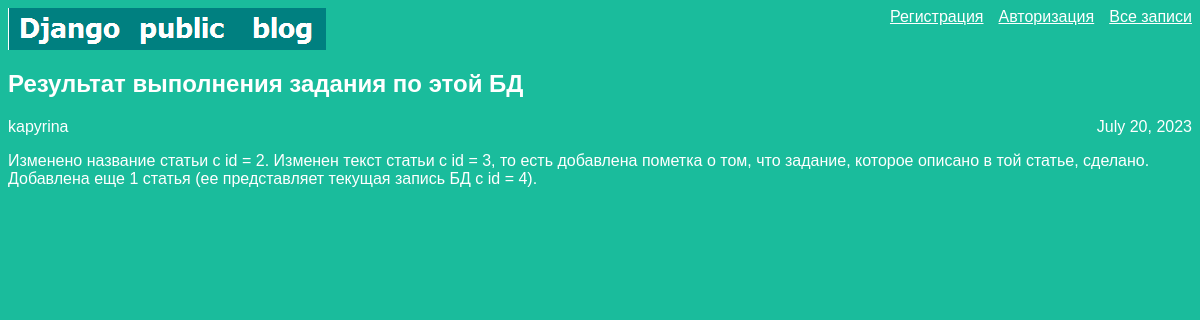
Screenshot of /article/4 with the database file from the repository.
### articles/models.py (models this page shows, shortened)
class Article(models.Model):
    title = models.CharField(max_length=200)
    author = models.ForeignKey(User, on_delete=models.CASCADE)
    text = models.TextField()
    created_date = models.DateField(auto_now_add=True)

### articles/views.py (the view)
# urls.py: re_path(r'^article/(?P<article_id>\d+)$', views.get_article, name='get_article'),
def get_article(request, article_id):
	try:
		post = Article.objects.get(id=article_id)
		return render(request, 'article.html', {"post": post})
	except Article.DoesNotExist:
		raise Http404

### articles/templates/article.html (shortened to what this page needs)
<!DOCTYPE html>
<html>
    <head>
        <link rel="stylesheet" href="{{ STATIC_URL }}/static/article.css">
    </head>
    <body class="article">
        {% if request.user.is_authenticated %}
        <div class="links">
            Добро пожаловать, {{ user.username }}
            <a href="/">
                Все записи
            </a>
            <a href="/article/new">
                Создать статью
            </a>
            <a href="http://127.0.0.1:8000/admin/logout/">
                Выход из аккаунта
            </a>
        </div>
        {% else %}
        <div class="links">
            <a href="/">
                Все записи
            </a>
            <a href="/user/login">
                Авторизация
            </a>
            <a href="/user/new">
                Регистрация
            </a>
        </div>
        {% endif %}
        <div class="header">
            <img src="{{ STATIC_URL }}/static/logo.png"/>
        </div>
        <h2 class="post-title">
            {{ post.title }}
        </h2>
        <div class="article-info">
            <div class="article-author">
               {{ post.author.username }}
            </div>
            <div class="article-created-date">
               {{ post.created_date }}
           </div>
        </div>
        <p class="article-text">
            {{ post.text }}
        </p>
    </body>
</html>

### articles/static/article.css (style rules this page uses)
body { background: #1abc9c; font-family: Tahoma, Arial, sans-serif; color: #ffffff; }
a { color: #ffffff; }
.links a { margin-left: 15px; float: right; }
.header img { display: block; width: 318px; }
.article-author { width: 50%; float: left; }
.article-created-date { text-align: right; }

### rows the page displays
Article: title "Результат выполнения задания по этой БД", author.username "kapyrina", created_date "July 20, 2023", text "Изменено название статьи с id = 2. Изменен текст статьи с id = 3, то есть добавлена пометка о том, что задание, которое описано в той статье, сделано. Добавлена еще 1 статья (ее представляет текущая запись БД с id = 4)."
